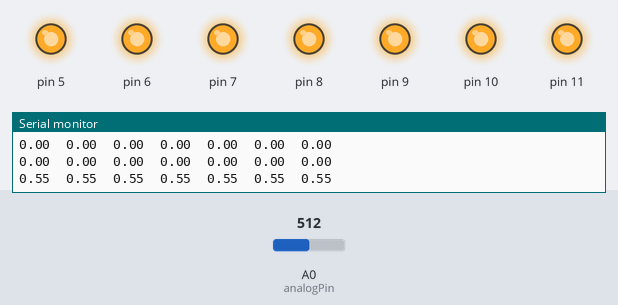
Bench run of a sketch on a simulated Arduino Uno, built with avr-gcc and run on an emulated ATmega328P. On the bench: output pins drawn as LEDs (lit = HIGH), the last lines printed to the serial monitor. Inputs (shaded band) come from the test bench; at power-on: A0 (analogPin) = 512. Pins used as bus, display or sensor lines are not drawn.

Above: at 1.2 s.
1.3 s: A0 (analogPin) set to 716
At 2.2 s:
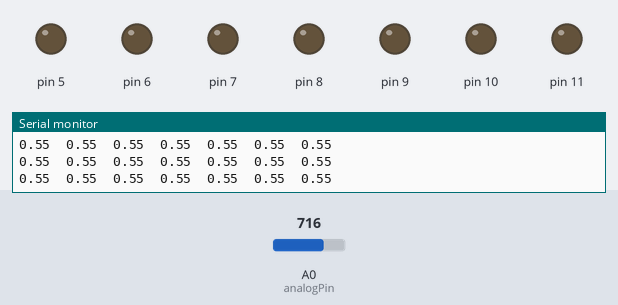
Timing chart, 0 to 4.3 s (numbered marks = the images above; inputs shaded):
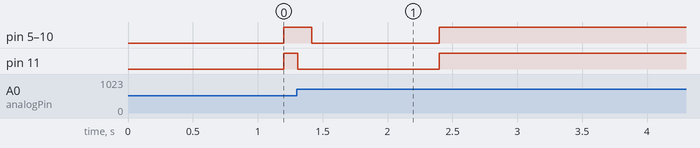

Measured:
- after the input at 1.3 s, pin 5–10: HIGH → LOW after 0.12 s, → HIGH 0.98 s later; pin 11: HIGH → LOW at once, → HIGH 1.1 s later

The sketch:

Mega_Light_Organ.ino
```cpp
int analogPin=0;
int strobePin=2;
int resetPin=3;
int ledred=9;
int ledblue=10;
int ledgreen=11;

double vals[7];
double valAvgs[7];
double valTotals[7];
//long strt = 0;

//long coolDownTime = 120000;
//long onTime = 900000;

int filter=90;
int del = 15;

int samplesTaken = 0;
int samplesToAvg = 10;

void setup(){
  Serial.begin(9600);

  pinMode(analogPin, INPUT);
  pinMode(strobePin, OUTPUT);
  pinMode(resetPin, OUTPUT);

  for (int i = 5; i < 12; i++) {
     pinMode(i, OUTPUT);
  }

  digitalWrite(resetPin, LOW);
  digitalWrite(strobePin, HIGH);
}

void loop(){
  //if (millis() - strt > onTime) {
    //delay(coolDownTime);
    //strt = millis();
  //}
  digitalWrite(resetPin, HIGH);
  digitalWrite(resetPin, LOW);

  for (int i=0;i<7;i++){
    digitalWrite(strobePin, LOW);
    delay(del);

    vals[i]=analogRead(analogPin);
    vals[i]=constrain(vals[i], filter, 1023);
    vals[i] /= 1023.0;

    valTotals[i] += vals[i];

    digitalWrite(strobePin, HIGH);
  }

  samplesTaken++;

  if (samplesTaken > samplesToAvg) {
    for (int i = 0; i < 7; i++) {
      valAvgs[i] = valTotals[i] / samplesToAvg;
      valTotals[i] = 0;
    }

    samplesTaken = 0;
  }

  for (int i = 0; i < 7; i++) {
    Serial.print(valAvgs[i]);
    Serial.print("\t");
  }

  Serial.println();
  digitalWrite(5, (vals[0] + vals[1]) / 2.0 > ((valAvgs[0] + valAvgs[1]) / 2.0) ? LOW:HIGH);
  digitalWrite(6, (vals[0] + vals[1]) / 2.0 > ((valAvgs[0] + valAvgs[1]) / 2.0) ? LOW:HIGH);
  digitalWrite(7, (vals[0] + vals[1]) / 2.0 > ((valAvgs[0] + valAvgs[1]) / 2.0) ? LOW:HIGH);
  digitalWrite(8, (vals[0] + vals[1]) / 2.0 > ((valAvgs[0] + valAvgs[1]) / 2.0) ? LOW:HIGH);
  digitalWrite(9, vals[2] > valAvgs[2] ? LOW:HIGH);
  digitalWrite(10, vals[4] > valAvgs[4] ? LOW:HIGH);
  digitalWrite(11, (vals[5] + vals[6]) / 2.0 > ((valAvgs[5] + valAvgs[6]) / 2.0) ? LOW:HIGH);

}
```
